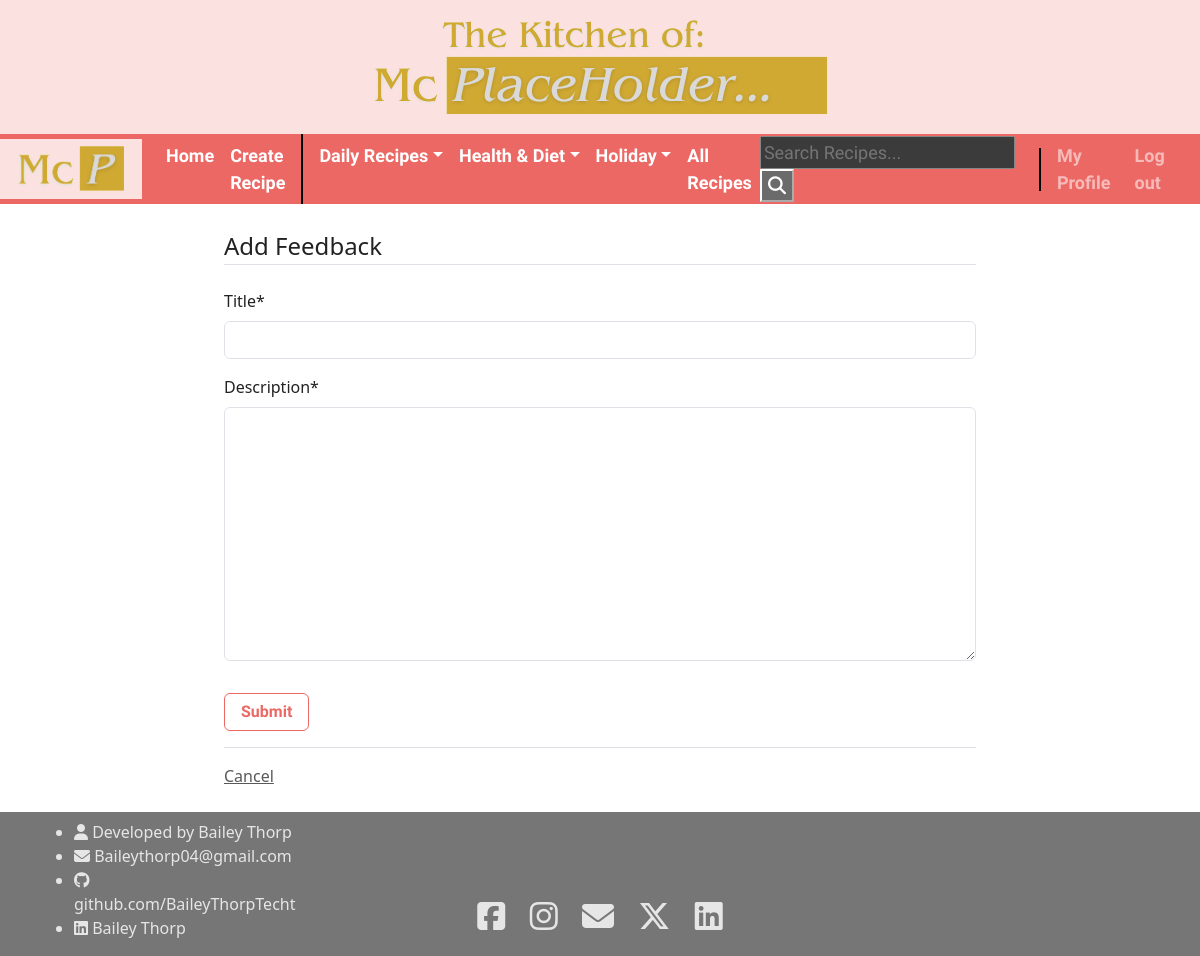
Screenshot of /feedback/ (signed in) with the database file from the repository.
### hello/models.py (models this page shows)
class Category(models.Model):
    title = models.CharField(max_length=100)
    def __str__(self):
        return self.title.lower()

### hello/views.py (the view, shortened to what this page needs)
# urls.py: path("feedback/", views.FeedbackCreateView.as_view(), name="feedback-create"),
class FeedbackCreateView(LoginRequiredMixin, CreateView):
    model = models.Feedback
    fields = ['title', 'description']

### hello/context_processors.py (called while the page is built)
def navbar_processor(request):
    categories = models.Category.objects.all()
    subcategories = models.Subcategory.objects.all()
    return {
        'categories': categories,
        'subcategories': subcategories,
    }

### hello/models.py (called while the page is built)
    def __str__(self):
        return self.title.lower()

### hello/templates/hello/feedback_form.html (shortened to what this page needs)
{% extends "hello/base.html" %}
{% load crispy_forms_tags %}
{% block content %}
<div class="container">
    <form method="POST">
        <fieldset class="form-group">
            <legend class="border-bottom mb-4">Add Feedback</legend>
            {{ form|crispy }}
        </fieldset>
        <div class="form-group py-3">
            <input class="btn btn-outline-primary" type="submit" value="Submit">
        </div>
    </form>
    <div class="border-top pt-3">
        <a class="text-muted" href="{% url 'landing' %}">Cancel</a>
    </div>
</div>
{% endblock content %}

### hello/templates/hello/base.html (shortened to what this page needs)
<!DOCTYPE html>
<html lang="en">
<head>
    <link
      href="https://cdn.jsdelivr.net/npm/bootswatch@5.2.0/dist/journal/bootstrap.min.css"
      rel="stylesheet"
    />
</head>
<body>
    <div class="text-center py-3" style="background-color:#fbe1e0;">
      {% load static %}
        <img src="{% static 'images/heading.png'%}"  style="mix-blend-mode: darken;" alt="header logo">
    </div>
    <nav class="navbar sticky-top navbar-expand-lg bg-primary pb-0" data-bs-theme="dark" style="padding:0px;">
        <div class="container-fluid ps-0">
          {% load static %}
          <a class="navbar-brand px-2 py-0" href="{% url 'landing' %}" style="background-color:#fbe1e0;">
            <img src="{% static 'images/logo.png'%}" style="height:60px; mix-blend-mode: darken;" alt="logo">
          </a>
          <div class="collapse navbar-collapse" id="navbarColor02">
            <ul class="navbar-nav me-auto">
              <li class="nav-item">
                <a class="nav-link active" href="{% url 'landing' %}">Home</a>
              </li>
              <li class="nav-item">
                <a class="nav-link active" href="{% url 'recipe-create' %}">Create Recipe</a>
              </li>
              <div class="mx-2" style="height:auto; border:1px solid black;"></div>
              {% for cat in categories %}
              <li class="nav-item dropdown" >
                <a class="nav-link active text-capitalize dropdown-toggle" aria-expanded="false" href="{% url 'recipe-category' cat %}">{{cat}}</a>
              </li>
              {% endfor %}
            <li class="nav-item">
              <a class="nav-link active" href="{% url 'recipe-all' %}">All Recipes</a>
            </li>
            </ul>
            <form action="{% url 'recipe-search' %}" method="get">
              <input name="q" type="text" placeholder="Search Recipes...">
              <button type="text">
                <i class="fa-solid fa-search"></i>
              </button>
            </form>
            <div class="ms-4 me-2" style="height:43px; border:1px solid black;"></div>
            <div class="navbar-nav">
              {% if user.is_authenticated %}
              <a class="nav-item nav-link" href="{% url 'user-profile' %}">My Profile </a>
              <a class="nav-item nav-link" href="{% url 'user-logout' %}">Log out</a>
              {% else %}
              <a class="nav-item nav-link" href="{% url 'user-login' %}">Login</a>
              <a class="nav-item nav-link" href="{% url 'user-register' %}">Register</a>
              {% endif %}
            </div>
          </div>
        </div>
    </nav>
    <div class="container my-4 col-8" style="min">
        {% block content %} {% endblock %}
    </div>
    <footer class="pt-2 margin-top: auto;" style="background-color:rgb(118,118,118); color:rgb(230,230,230)">
    <div class="container">
      <div class="row align-items-end">
        <div class="col-3" style="font-size: 16px;">
          <ul>
            <li><i class="fa-solid fa-user"></i> Developed by Bailey Thorp</li>
            <li><i class="fa-solid fa-envelope"></i> Baileythorp04@gmail.com</li>
            <li><i class="fa-brands fa-github"></i><a class="text-decoration-none" href="https://github.com/BaileyThorpTecht" target="_blank" style="color:rgb(230,230,230)">
              github.com/BaileyThorpTecht</a></li>
            <li><i class="fa-brands fa-linkedin"></i><a class="text-decoration-none" href="https://www.linkedin.com/in/bailey-thorp-25a7002a7/" target="_blank" style="color:rgb(230,230,230)">
              Bailey Thorp</a></li>
          </ul>
        </div>
        <div class="col-6 text-center">
          <p class="fa-2x">
            <a href="https://www.facebook.com/bailey.thorp.3/" target="_blank" style="color:rgb(230,230,230)">
              <i class="fa-brands fa-square-facebook mx-2"></i></a>
            <a href="https://www.instagram.com/baybaybayo/" target="_blank" style="color:rgb(230,230,230)">
              <i class="fa-brands fa-instagram mx-2"></i></a>
              <a href="mailto:Baileythorp04@gmail.com" style="color:rgb(230,230,230)">
                <i class="fa-solid fa-envelope mx-2"></i></a>
            <a href="https://twitter.com/baybaynapalm" target="_blank" style="color:rgb(230,230,230)">
              <i class="fa-brands fa-x-twitter mx-2"></i></a>
            <a href="https://www.linkedin.com/in/bailey-thorp-25a7002a7/" target="_blank" style="color:rgb(230,230,230)">
              <i href="" class="fa-brands fa-linkedin mx-2"></i></a>
          </p>
        </div>
      </div>
    </div>
    </footer>
</body>

### hello/templates/hello/base.html (style rules this page uses)
body { min-height: 100vh; display: flex; flex-direction: column; }
footer { margin-top: auto; }

### rows the page displays
Category: title "Daily Recipes"
Category: title "Health & Diet"
Category: title "Holiday"
